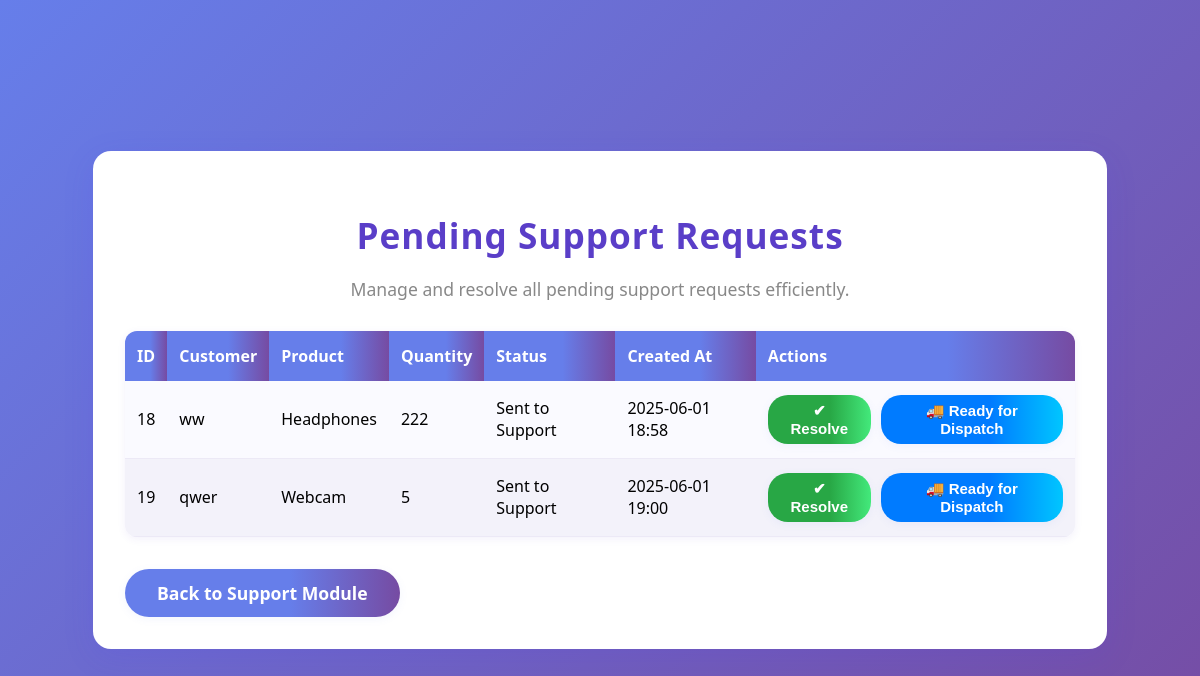
The page /pending-requests (signed in) on the database as committed earlier.
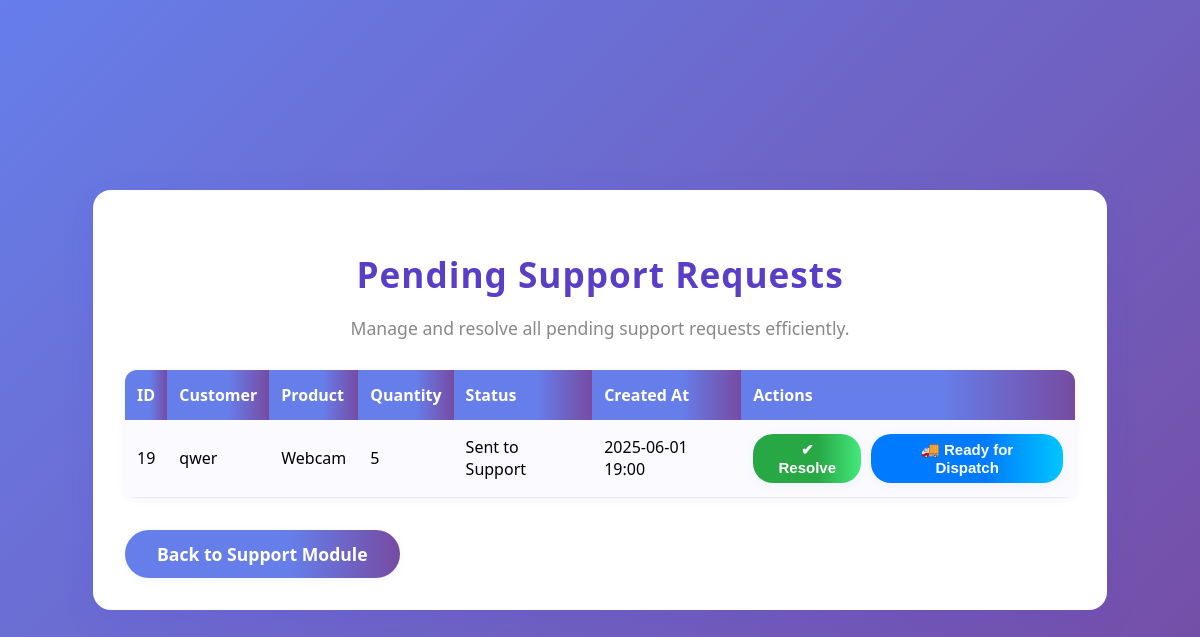
The same page on the database as committed later.
### models.py (models this page shows)
class Request(db.Model):
    id = db.Column(db.Integer, primary_key=True)
    customer_id = db.Column(db.Integer, db.ForeignKey('customer.id'), nullable=False)
    customer_code = db.Column(db.String(50), nullable=False)  # <-- Newly added
    item_name = db.Column(db.String(100), nullable=False)
    quantity = db.Column(db.Integer, nullable=False)
    priority = db.Column(db.String(50), nullable=False)
    status = db.Column(db.String(50), default='New')
    created_at = db.Column(db.DateTime, default=datetime.utcnow)
    submitted_by = db.Column(db.Integer, db.ForeignKey('user.id'))
    description = db.Column(db.Text, nullable=True)

class Customer(db.Model):
    id = db.Column(db.Integer, primary_key=True)
    name = db.Column(db.String(150), nullable=False)
    email = db.Column(db.String(120), unique=True, nullable=True)
    phone = db.Column(db.String(20), nullable=True)
    customer_code = db.Column(db.String(20), unique=True, nullable=False)  # 🔹 NEW FIELD
    user_id = db.Column(db.Integer, db.ForeignKey('user.id'), nullable=False)
    requests = db.relationship('Request', backref='customer', lazy=True)

### app.py (the view)
@app.route('/pending-requests')
@login_required
def pending_requests():
    requests = Request.query.filter_by(status='Sent to Support').all()
    return render_template('support_pending_requests.html', requests=requests)

### app.py (called while the page is built)
@login_manager.user_loader
def load_user(user_id):
    return User.query.get(int(user_id))

@app.after_request
def add_header(response):
    response.headers["Cache-Control"] = "no-cache, no-store, must-revalidate, private"
    response.headers["Pragma"] = "no-cache"
    response.headers["Expires"] = "-1"
    return response

### templates/support_pending_requests.html (shortened to what this page needs)
<!DOCTYPE html>
<html lang="en">
<head>
</head>
<body>
<div class="container">
    <div class="header">
        <h1>Pending Support Requests</h1>
        <p>Manage and resolve all pending support requests efficiently.</p>
    </div>
    {% if requests %}
    <table>
        <thead>
            <tr>
                <th>ID</th>
                <th>Customer</th>
                <th>Product</th>
                <th>Quantity</th>
                <th>Status</th>
                <th>Created At</th>
                <th>Actions</th>
            </tr>
        </thead>
        <tbody>
            {% for req in requests %}
            <tr>
                <td>{{ req.id }}</td>
                <td>{{ req.customer.name if req.customer else 'N/A' }}</td>
                <td>{{ req.item_name }}</td>
                <td>{{ req.quantity }}</td>
                <td>{{ req.status }}</td>
                <td>{{ req.created_at.strftime("%Y-%m-%d %H:%M") }}</td>
                <td class="actions">
                    <form action="{{ url_for('resolve_request', request_id=req.id) }}" method="POST" style="display:inline;">
                        <button class="btn btn-resolve" type="submit">✔ Resolve</button>
                    </form>
                    <form action="{{ url_for('set_support_request_to_dispatch_ready', request_id=req.id) }}" method="POST" style="display:inline;">
                        <button class="btn btn-dispatch" type="submit">🚚 Ready for Dispatch</button>
                    </form>
                </td>
            </tr>
            {% endfor %}
        </tbody>
    </table>
    {% else %}
    <p style="text-align:center;color:#888;font-size:1.1rem;margin-top:30px;">No pending support requests.</p>
    {% endif %}
    <a href="{{ url_for('support_page') }}" class="btn-back">Back to Support Module</a>
</div>
</body>
</html>

Rows that differ between the two databases and show on the page:
no longer on this page (row edited): Request: id "18", customer "ww", item_name "Headphones", quantity "222", status "Sent to Support", created_at "2025-06-01 18:58"
